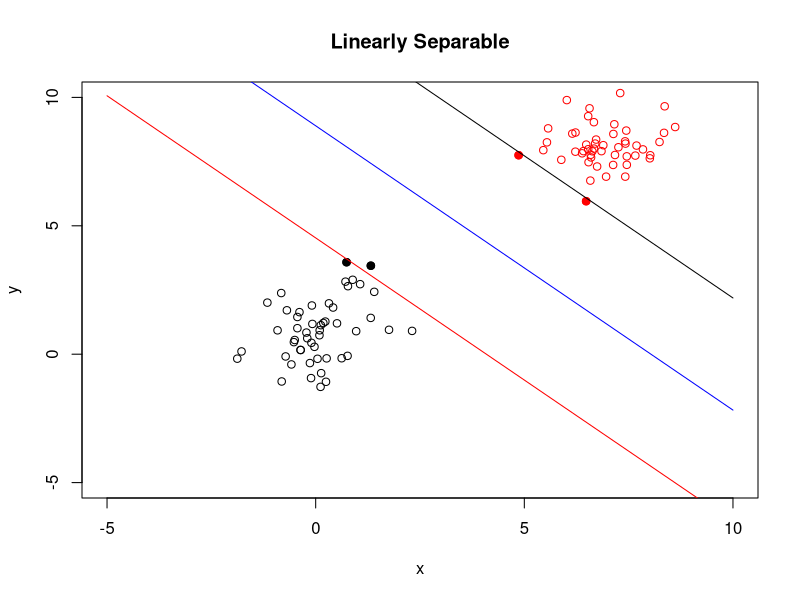
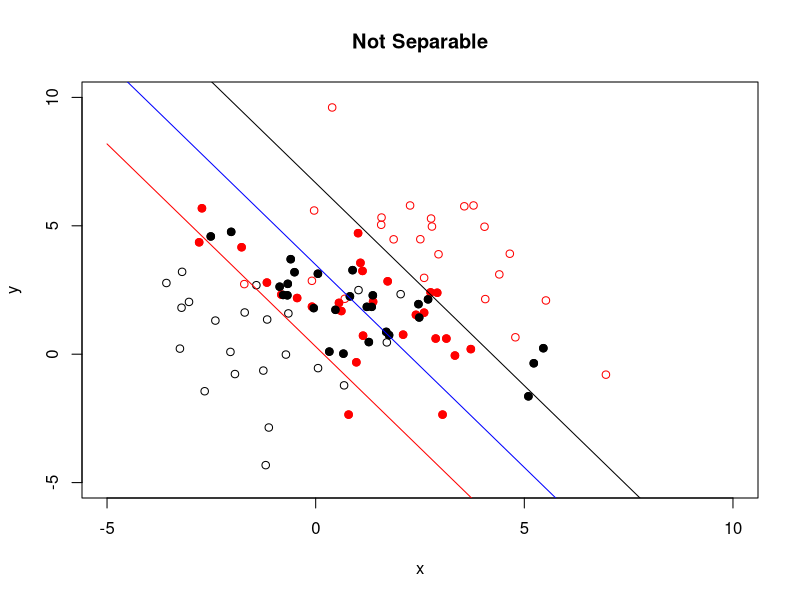

The R script that drew these images, in order:
rm(list = ls())
set.seed(100) # Set a seed to fix the generated random numbers
#Generate Datasets
dataset1 <- cbind(rnorm(50, 0, 1), rnorm(50, 1, 1), matrix(-1, 50, 1))
dataset2 <- cbind(rnorm(50, 7, 1), rnorm(50, 8, 1), matrix(1, 50, 1))
separableData <- rbind(dataset1, dataset2)
dataset3 <- cbind(rnorm(50, 0, 2), rnorm(50, 1, 2), matrix(-1, 50, 1))
dataset4 <- cbind(rnorm(50, 2, 2), rnorm(50, 3, 2), matrix(1, 50, 1))
nonSeparableData <- rbind(dataset3, dataset4)

#Apply Linear SVM with Soft Margins (plotting with the first fold)
folds <- cut(seq(1, nrow(dataset1)), breaks=10, labels=FALSE)
indexes <- which(folds==1, arr.ind=TRUE)
trainingLinear <- rbind(dataset1[-indexes,],dataset2[-indexes,])
testingLinear <- rbind(dataset1[indexes,],dataset2[indexes,])
trainingLinearX <- trainingLinear[,-3]
trainingLinearY <- as.matrix(trainingLinear[,3])
testingLinearX <- testingLinear[,-3]
testingLinearY <- as.matrix(testingLinear[,3])

trainingLinearNotSeparable <- rbind(dataset3[-indexes,],dataset4[-indexes,])
testingLinearNotSeparable <- rbind(dataset3[indexes,],dataset4[indexes,])
testingLinearNotSeparableX <- testingLinearNotSeparable[,-3]
testingLinearNotSeparableY <- as.matrix(testingLinearNotSeparable[,3])
trainingLinearNotSeparableX <- trainingLinearNotSeparable[,-3]
trainingLinearNotSeparableY <- as.matrix(trainingLinearNotSeparable[,3])

H = (trainingLinearY %*% t(trainingLinearY)) * (trainingLinearX %*% t(trainingLinearX))
c = matrix(rep(-1, nrow(trainingLinearX)))
A = t(trainingLinearY)
b = 0
r = 0
l = matrix(rep(0, nrow(trainingLinearX)))
u = matrix(rep(0.05, nrow(trainingLinearX)))   #Set u to be 0.05 in order to use soft margins

require(kernlab)
linearLDResult = ipop(c, H, A, b, l, u, r)
alpha = matrix(primal(linearLDResult))

w = rep(0, ncol(trainingLinearX))
for(i in 1:nrow(trainingLinearX))
{
  w = w + alpha[i] * trainingLinearY[i] * trainingLinearX[i, ]
}

sv = trainingLinear[alpha > 0.01, ] #Support vectors
w0 = (1/nrow(sv)) * sum(as.matrix(sv[, 3]) - sv[, -3] %*% w)

#Show the plots
plot(-5:10, -5:10, type = "n", main='Linearly Separable', ylab='y', xlab='x')  
points(dataset1[,1], dataset1[,2], col = "black")
points(dataset2[,1], dataset2[,2], col = "red")
points(matrix(sv[sv[,3]==1,],ncol = 3)[,1], matrix(sv[sv[,3]==1,],ncol = 3)[,2], pch = 19, col = "red")
points(matrix(sv[sv[,3]==-1,],ncol = 3)[,1], matrix(sv[sv[,3]==-1,],ncol = 3)[,2], pch = 19, col = "black")
curve(-w[1]/w[2] * x - w0/w[2], add = TRUE, col = "blue")  
curve(-w[1]/w[2] * x - (w0+1)/w[2], add = TRUE, col = "red")  
curve(-w[1]/w[2] * x - (w0-1)/w[2], add = TRUE, col = "black")  

confusionMatrixLinear <- matrix(0, 2, 2)
for (j in 1:nrow(testingLinear))
{
  temp <- testingLinearX[j,] %*% as.matrix(w) + w0
  if (temp > 0)
  {
    if (j <= 5)
    {
      confusionMatrixLinear[2,1] <- confusionMatrixLinear[2,1] + 1
    }else
    {
      confusionMatrixLinear[2,2] <- confusionMatrixLinear[2,2] + 1
    }
  }else{
    if (j <= 5)
    {
      confusionMatrixLinear[1,1] <- confusionMatrixLinear[1,1] + 1
    }else
    {
      confusionMatrixLinear[1,2] <- confusionMatrixLinear[1,2] + 1
    }
  }
}

H = (trainingLinearNotSeparableY %*% t(trainingLinearNotSeparableY)) * (trainingLinearNotSeparableX %*% t(trainingLinearNotSeparableX))
c = matrix(rep(-1, nrow(trainingLinearNotSeparableX)))
A = t(trainingLinearNotSeparableY)
b = 0
r = 0
l = matrix(rep(0, nrow(trainingLinearNotSeparableX)))
u = matrix(rep(1000, nrow(trainingLinearNotSeparableX)))  #Set u to be 1000 in order to use soft margins

require(kernlab)
linearNotSeparableLDResult = ipop(c, H, A, b, l, u, r)
alpha = matrix(primal(linearNotSeparableLDResult))

w = rep(0, ncol(trainingLinearNotSeparableX))
for(i in 1:nrow(trainingLinearNotSeparableX))
{
  w = w + alpha[i] * trainingLinearNotSeparableY[i] * trainingLinearNotSeparableX[i, ]
}

sv = trainingLinearNotSeparable[alpha > 100, ] #Support vectors
w0 = (1/nrow(sv)) * sum(as.matrix(sv[, 3]) - sv[, -3] %*% w)

#Show the plots
plot(-5:10, -5:10, type = "n", main='Not Separable', ylab='y', xlab='x')  
points(dataset3[,1], dataset3[,2], col = "black")
points(dataset4[,1], dataset4[,2], col = "red")
points(matrix(sv[sv[,3]==1,],ncol = 3)[,1], matrix(sv[sv[,3]==1,],ncol = 3)[,2], pch = 19, col = "red")
points(matrix(sv[sv[,3]==-1,],ncol = 3)[,1], matrix(sv[sv[,3]==-1,],ncol = 3)[,2], pch = 19, col = "black")
curve(-w[1]/w[2] * x - w0/w[2], add = TRUE, col = "blue")  
curve(-w[1]/w[2] * x - (w0+1)/w[2], add = TRUE, col = "red")  
curve(-w[1]/w[2] * x - (w0-1)/w[2], add = TRUE, col = "black") 

confusionMatrixLinearNotSeparable <- matrix(0, 2, 2)
for (j in 1:nrow(testingLinearNotSeparable))
{
  temp <- testingLinearNotSeparableX[j,] %*% as.matrix(w) + w0
  if (temp > 0)
  {
    if (j <= 5)
    {
      confusionMatrixLinearNotSeparable[2,1] <- confusionMatrixLinearNotSeparable[2,1] + 1
    }else
    {
      confusionMatrixLinearNotSeparable[2,2] <- confusionMatrixLinearNotSeparable[2,2] + 1
    }
  }else{
    if (j <= 5)
    {
      confusionMatrixLinearNotSeparable[1,1] <- confusionMatrixLinearNotSeparable[1,1] + 1
    }else
    {
      confusionMatrixLinearNotSeparable[1,2] <- confusionMatrixLinearNotSeparable[1,2] + 1
    }
  }
}

for (k in 2:10) #10 cross validation
{
  indexes <- which(folds==k, arr.ind=TRUE)
  trainingLinear <- rbind(dataset1[-indexes,],dataset2[-indexes,])
  testingLinear <- rbind(dataset1[indexes,],dataset2[indexes,])
  trainingLinearX <- trainingLinear[,-3]
  trainingLinearY <- as.matrix(trainingLinear[,3])
  testingLinearX <- testingLinear[,-3]
  testingLinearY <- as.matrix(testingLinear[,3])
  
  trainingLinearNotSeparable <- rbind(dataset3[-indexes,],dataset4[-indexes,])
  testingLinearNotSeparable <- rbind(dataset3[indexes,],dataset4[indexes,])
  testingLinearNotSeparableX <- testingLinearNotSeparable[,-3]
  testingLinearNotSeparableY <- as.matrix(testingLinearNotSeparable[,3])
  trainingLinearNotSeparableX <- trainingLinearNotSeparable[,-3]
  trainingLinearNotSeparableY <- as.matrix(trainingLinearNotSeparable[,3])
  
  H = (trainingLinearY %*% t(trainingLinearY)) * (trainingLinearX %*% t(trainingLinearX))
  c = matrix(rep(-1, nrow(trainingLinearX)))
  A = t(trainingLinearY)
  b = 0
  r = 0
  l = matrix(rep(0, nrow(trainingLinearX)))
  u = matrix(rep(100, nrow(trainingLinearX)))
  
  require(kernlab)
  linearLDResult = ipop(c, H, A, b, l, u, r)
  alpha = matrix(primal(linearLDResult))
  
  w = rep(0, ncol(trainingLinearX))
  for(i in 1:nrow(trainingLinearX))
  {
    w = w + alpha[i] * trainingLinearY[i] * trainingLinearX[i, ]
  }
  
  sv = trainingLinear[alpha > 0.01, ] #Support vectors
  w0 = (1/nrow(sv)) * sum(as.matrix(sv[, 3]) - sv[, -3] %*% w)
  
  for (j in 1:nrow(testingLinear))
  {
    temp <- testingLinearX[j,] %*% as.matrix(w) + w0
    if (temp > 0)
    {
      if (j <= 5)
      {
        confusionMatrixLinear[2,1] <- confusionMatrixLinear[2,1] + 1
      }else
      {
        confusionMatrixLinear[2,2] <- confusionMatrixLinear[2,2] + 1
      }
    }else{
      if (j <= 5)
      {
        confusionMatrixLinear[1,1] <- confusionMatrixLinear[1,1] + 1
      }else
      {
        confusionMatrixLinear[1,2] <- confusionMatrixLinear[1,2] + 1
      }
    }
  }
  
  H = (trainingLinearNotSeparableY %*% t(trainingLinearNotSeparableY)) * (trainingLinearNotSeparableX %*% t(trainingLinearNotSeparableX))
  c = matrix(rep(-1, nrow(trainingLinearNotSeparableX)))
  A = t(trainingLinearNotSeparableY)
  b = 0
  r = 0
  l = matrix(rep(0, nrow(trainingLinearNotSeparableX)))
  u = matrix(rep(1000, nrow(trainingLinearNotSeparableX)))
  
  require(kernlab)
  linearNotSeparableLDResult = ipop(c, H, A, b, l, u, r)
  alpha = matrix(primal(linearNotSeparableLDResult))
  
  w = rep(0, ncol(trainingLinearNotSeparableX))
  for(i in 1:nrow(trainingLinearNotSeparableX))
  {
    w = w + alpha[i] * trainingLinearNotSeparableY[i] * trainingLinearNotSeparableX[i, ]
  }
  
  sv = trainingLinearNotSeparable[alpha > 100, ] #Support vectors
  w0 = (1/nrow(sv)) * sum(as.matrix(sv[, 3]) - sv[, -3] %*% w)
  
  for (j in 1:nrow(testingLinearNotSeparable))
  {
    temp <- testingLinearNotSeparableX[j,] %*% as.matrix(w) + w0
    if (temp > 0)
    {
      if (j <= 5)
      {
        confusionMatrixLinearNotSeparable[2,1] <- confusionMatrixLinearNotSeparable[2,1] + 1
      }else
      {
        confusionMatrixLinearNotSeparable[2,2] <- confusionMatrixLinearNotSeparable[2,2] + 1
      }
    }else{
      if (j <= 5)
      {
        confusionMatrixLinearNotSeparable[1,1] <- confusionMatrixLinearNotSeparable[1,1] + 1
      }else
      {
        confusionMatrixLinearNotSeparable[1,2] <- confusionMatrixLinearNotSeparable[1,2] + 1
      }
    }
  }
}

confusionMatrixLinear
confusionMatrixLinearNotSeparable
